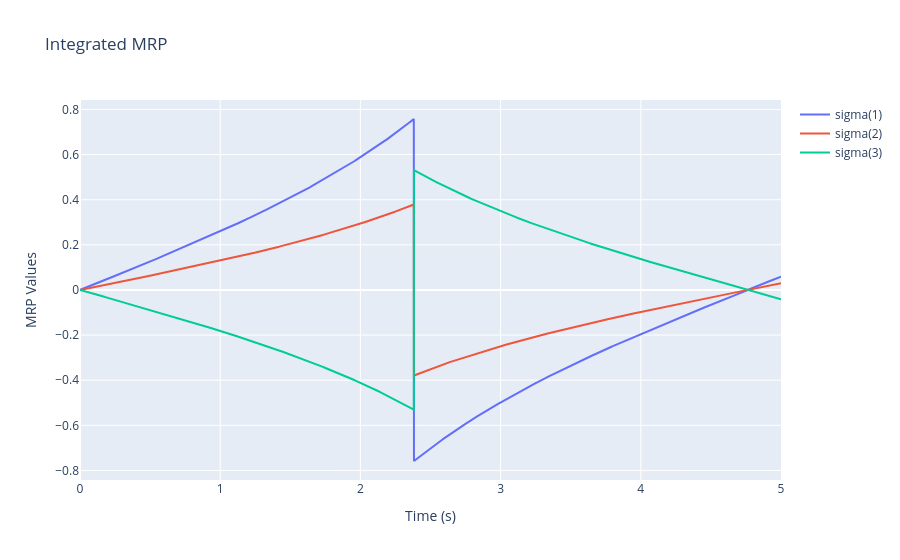

The code cell stored with this chart in its notebook:
### Markdown cell above
### Problem 1 (SJ3.33)
##### Integrate MRP's, ensuring switching condition prevents divergence.

### Code cell
from attitude_package.dcms import Attitude,Linear
import numpy as np
import matplotlib.pyplot as plt
import plotly.graph_objects as go
at = Attitude()

def omega(t):
    """   
    omega as a function of time
    """
    omega = np.array([1,0.5,-0.7]) # rad/s
    return omega

# Required initial parameters and values
sigma0 = np.array([0,0,0])
tspan = [0,5]
dt = 1e-3

# Performing integration
t,s = at.integrate_mrp(omega,sigma0,tspan,dt)
s1 = [si[0] for si in s]
s2 = [si[1] for si in s]
s3 = [si[2] for si in s]

# Plotting
fig = go.Figure(data = [go.Scatter(x=t,y=s1,mode = 'lines',name='sigma(1)'),
                        go.Scatter(x=t,y=s2,mode = 'lines',name='sigma(2)'),
                        go.Scatter(x=t,y=s3,mode = 'lines',name='sigma(3)')],
                        layout_title_text="Integrated MRP")
fig.update_xaxes(title_text = 'Time (s)')
fig.update_yaxes(title_text='MRP Values')
fig.show()

### Figure 1 — Plotly figure (JSON) as saved in the notebook; plotly's stock layout.template omitted (floating-point values rounded to 4 significant figures; data arrays with more than 128 entries replaced by an {"elided": "..."} marker saying what was removed)
{"data": [{"mode": "lines", "name": "sigma(1)", "type": "scatter", "x": {"elided": "5001 float values"}, "y": {"elided": "5001 float values"}}, {"mode": "lines", "name": "sigma(2)", "type": "scatter", "x": {"elided": "5001 float values"}, "y": {"elided": "5001 float values"}}, {"mode": "lines", "name": "sigma(3)", "type": "scatter", "x": {"elided": "5001 float values"}, "y": {"elided": "5001 float values"}}], "layout": {"title": {"text": "Integrated MRP"}, "xaxis": {"title": {"text": "Time (s)"}}, "yaxis": {"title": {"text": "MRP Values"}}}}
